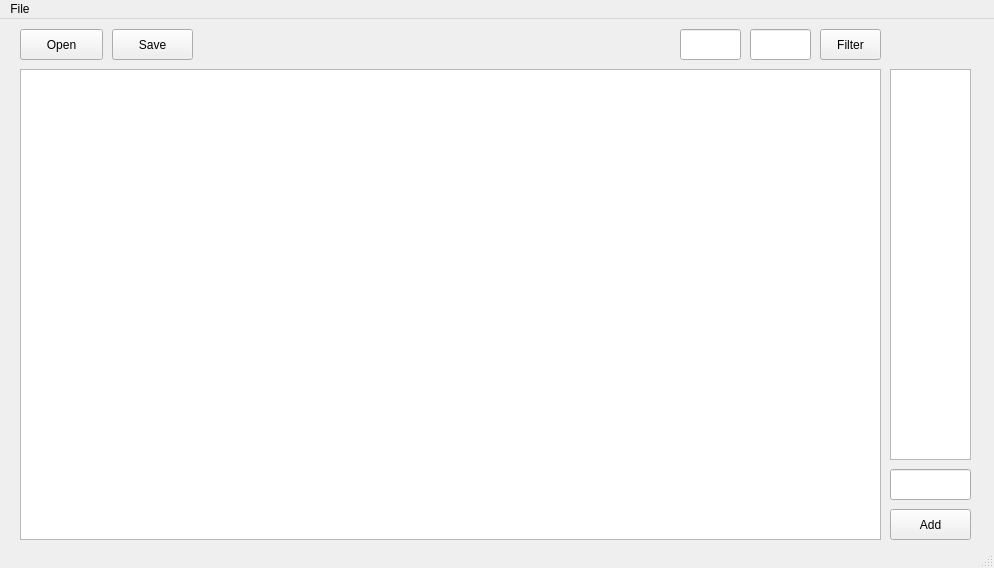
<?xml version="1.0" encoding="UTF-8"?>
<ui version="4.0">
 <class>MainWindow</class>
 <widget class="QMainWindow" name="MainWindow">
  <property name="geometry">
   <rect>
    <x>0</x>
    <y>0</y>
    <width>994</width>
    <height>568</height>
   </rect>
  </property>
  <property name="windowTitle">
   <string>EEG-Filters</string>
  </property>
  <widget class="QWidget" name="centralwidget">
   <widget class="QListWidget" name="listWidget">
    <property name="enabled">
     <bool>true</bool>
    </property>
    <property name="geometry">
     <rect>
      <x>890</x>
      <y>50</y>
      <width>81</width>
      <height>391</height>
     </rect>
    </property>
    <property name="currentRow">
     <number>-1</number>
    </property>
   </widget>
   <widget class="QPushButton" name="pushButton">
    <property name="geometry">
     <rect>
      <x>20</x>
      <y>10</y>
      <width>83</width>
      <height>31</height>
     </rect>
    </property>
    <property name="text">
     <string>Open</string>
    </property>
   </widget>
   <widget class="QPushButton" name="pushButton_2">
    <property name="geometry">
     <rect>
      <x>820</x>
      <y>10</y>
      <width>61</width>
      <height>31</height>
     </rect>
    </property>
    <property name="text">
     <string>Filter</string>
    </property>
   </widget>
   <widget class="QGraphicsView" name="graphicsView">
    <property name="geometry">
     <rect>
      <x>20</x>
      <y>50</y>
      <width>861</width>
      <height>471</height>
     </rect>
    </property>
   </widget>
   <widget class="QLineEdit" name="lineEdit">
    <property name="geometry">
     <rect>
      <x>750</x>
      <y>10</y>
      <width>61</width>
      <height>31</height>
     </rect>
    </property>
   </widget>
   <widget class="QLineEdit" name="lineEdit_2">
    <property name="geometry">
     <rect>
      <x>680</x>
      <y>10</y>
      <width>61</width>
      <height>31</height>
     </rect>
    </property>
   </widget>
   <widget class="QLineEdit" name="lineEdit_3">
    <property name="geometry">
     <rect>
      <x>890</x>
      <y>450</y>
      <width>81</width>
      <height>31</height>
     </rect>
    </property>
   </widget>
   <widget class="QPushButton" name="pushButton_3">
    <property name="geometry">
     <rect>
      <x>890</x>
      <y>490</y>
      <width>81</width>
      <height>31</height>
     </rect>
    </property>
    <property name="text">
     <string>Add</string>
    </property>
   </widget>
   <widget class="QPushButton" name="pushButton_4">
    <property name="geometry">
     <rect>
      <x>112</x>
      <y>10</y>
      <width>81</width>
      <height>31</height>
     </rect>
    </property>
    <property name="text">
     <string>Save</string>
    </property>
   </widget>
  </widget>
  <widget class="QMenuBar" name="menubar">
   <property name="geometry">
    <rect>
     <x>0</x>
     <y>0</y>
     <width>994</width>
     <height>22</height>
    </rect>
   </property>
   <widget class="QMenu" name="menuEEG_Filters">
    <property name="title">
     <string>File</string>
    </property>
    <addaction name="actionopen"/>
    <addaction name="actionsave"/>
    <addaction name="actionsave_as"/>
   </widget>
   <addaction name="menuEEG_Filters"/>
  </widget>
  <widget class="QStatusBar" name="statusbar">
   <property name="sizeGripEnabled">
    <bool>true</bool>
   </property>
  </widget>
  <action name="actionopen">
   <property name="text">
    <string>open</string>
   </property>
  </action>
  <action name="actionsave">
   <property name="text">
    <string>save</string>
   </property>
  </action>
  <action name="actionsave_as">
   <property name="text">
    <string>save as</string>
   </property>
  </action>
 </widget>
 <resources/>
 <connections/>
</ui>
